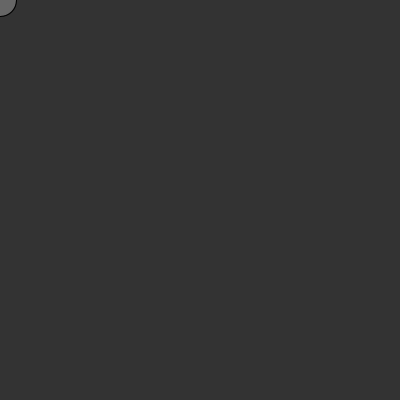
Frame 1 (no input)
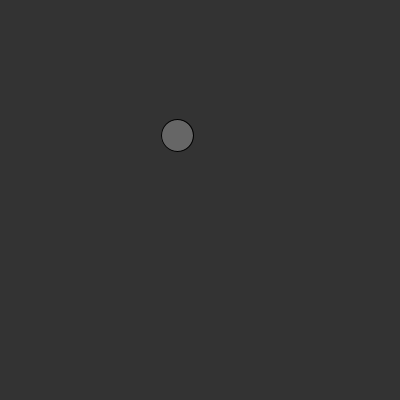
Frame 60 (the mouse pressed at the canvas centre just before this capture)
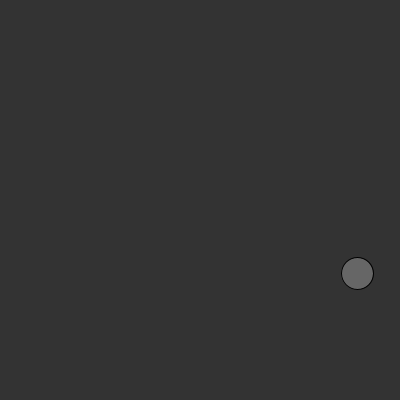
Frame 120 (the mouse held since frame 60 and released just before this capture)

The Processing sketch that drew these frames (run headless with seeded random() and noise(); from frame 60 on, the mouse is pressed at the canvas centre):

// Processing sketch: bouncing_ball_shiffman
// ── bouncing_ball_shiffman.pde
float x = 0;
float y = 0;
float xspeed = 3;
float yspeed = 2.3;

void setup() {

  size(400, 400);
  
}

void draw() {

  background(51);
  fill(102);
  stroke(0);
  ellipse(x, y, 32, 32);

  x = x + xspeed;
  y = y + yspeed;

  if (x > width || x < 0) {
    xspeed = xspeed*-0.9;
  }
  if (y > height || y < 0) {
    yspeed = yspeed*-1;
  }
}
